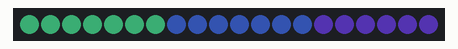
Bench run of a sketch on a simulated Arduino Uno, built with avr-gcc and run on an emulated ATmega328P. Shown: 20 RGB LEDs in strip order, left to right. Dim RGB values are drawn brighter than linear.

Above: at 0.17 s.
At 16.86 s:
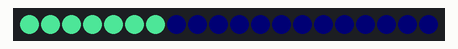
At 34.5 s:
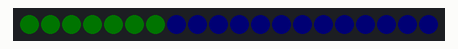
At 37.42 s:
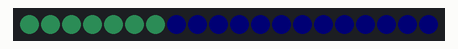

The sketch:

vasoInvernale.ino
```cpp
// (licence header left out)
#include "FastLED.h"

// definisce il numero di led da comnadare nella striscia
#define NUM_LEDS 20

#define DATA_PIN 3

CRGB leds[NUM_LEDS];


int giornonotte_ledGRP1[]= {7,0,1,2,3,4,5,6};
int giornonotte_contaGRP1 = 0;
int colorGRP1=128;

int giornonotte_ledGRP2[]= {7,7,8,9,10,11,12,13};
int giornonotte_contaGRP2 = 0;
int colorGRP2=150;

int giornonotte_ledGRP3[]= {6,14,15,16,17,18,19};
int giornonotte_contaGRP3 = 0;
int colorGRP3=180;


int giornonotte(int cycle, int ledarray[]);

int bright = 255;
int fade = 32;

unsigned long previousGRP1 = 0;
const long intervalGRP1 = 50;

unsigned long previousGRP2 = 0;
const long intervalGRP2 = 80;

unsigned long previousGRP3 = 0;
const long intervalGRP3 = 80;


void setup() {
  FastLED.addLeds<WS2812B, DATA_PIN, GRB>(leds, NUM_LEDS);

}

void loop() {
  unsigned long current = millis();

  if (current - previousGRP1 >= intervalGRP1) {
    previousGRP1 = current;
    giornonotte_contaGRP1 = giornonotte(giornonotte_contaGRP1, giornonotte_ledGRP1,colorGRP1);
  }

  if (current - previousGRP2 >= intervalGRP2) {
    previousGRP2 = current;
    giornonotte_contaGRP2 = giornonotte(giornonotte_contaGRP2, giornonotte_ledGRP2,colorGRP2);
  }

  if (current - previousGRP3 >= intervalGRP3) {
    previousGRP3 = current;
    giornonotte_contaGRP3 = giornonotte(giornonotte_contaGRP3, giornonotte_ledGRP3,colorGRP3);
  }


}

int giornonotte(int cycle, int ledarray[],int C){
//  int C = 16; //color
  int B = sin8(cycle);      // bright
//  int S = sin8(cycle+128);  //saturation
  int S = 128;
  for (int i = 0; i < ledarray[0]; i++){
    leds[ledarray[i+1]] = CHSV(C,S,B);
  }
  FastLED.show();
  cycle ++;
  return cycle;
}
```
